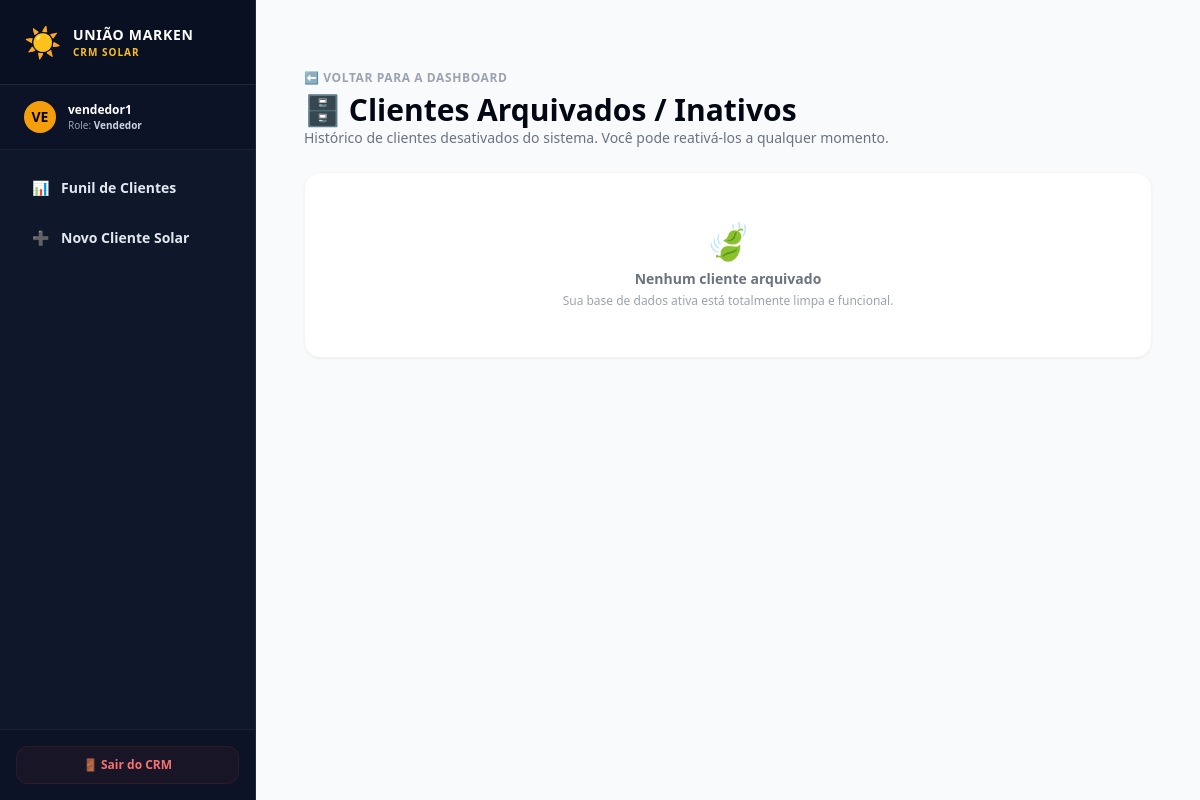
Page /crm/clientes/arquivados/ (signed in) on the committed database.
### apps/users/models.py (models this page shows, shortened)
class CustomUser(AbstractUser):
    class Role(models.TextChoices):
        ADMIN = 'ADMIN', 'Administrador'
        VENDEDOR = 'VENDEDOR', 'Vendedor'
    role = models.CharField(max_length=20, choices=Role.choices, default=Role.VENDEDOR)
    telefone = models.CharField(max_length=20, blank=True, null=True)
    is_active = models.BooleanField(default=True) # Soft Delete para Usuários
    class Meta:
        app_label = 'users'

### apps/crm/views.py (the view)
# urls.py: path('clientes/arquivados/', ClienteInativoListView.as_view(), name='cliente_inativo_list'),
class ClienteInativoListView(SolarAccessControlMixin, ListView):
    model = Cliente
    template_name = 'crm/cliente_inativo_list.html'
    context_object_name = 'clientes'
    def get_queryset(self):
        queryset = super().get_queryset().filter(is_active=False)
        if self.request.user.role != 'ADMIN':
            queryset = queryset.filter(vendedor=self.request.user)
        return queryset

### apps/users/mixins.py (called while the page is built)
    def get_queryset(self):
        queryset = super().get_queryset()
        user = self.request.user
        if hasattr(queryset.model, 'is_active'):
            if user.role != CustomUser.Role.ADMIN:
                queryset = queryset.filter(is_active=True)
        if user.role == CustomUser.Role.VENDEDOR:
            return queryset.filter(vendedor=user)
        elif user.role == CustomUser.Role.ADMIN:
            return queryset
        return queryset.none()

### templates/crm/cliente_inativo_list.html
{% extends 'base.html' %}
{% block content %}
<div class="max-w-6xl mx-auto px-4 py-8">
    <div class="flex justify-between items-center mb-6">
        <div>
            <a href="{% url 'crm:cliente_list' %}" class="text-xs font-bold text-gray-400 uppercase tracking-wider hover:text-gray-600">
                ⬅️ Voltar para a Dashboard
            </a>
            <h2 class="text-3xl font-extrabold text-gray-950 mt-1">🗄️ Clientes Arquivados / Inativos</h2>
            <p class="text-sm text-gray-500">Histórico de clientes desativados do sistema. Você pode reativá-los a qualquer momento.</p>
        </div>
    </div>
    <div class="bg-white rounded-2xl shadow-sm border border-gray-100 overflow-hidden">
        {% if clientes %}
        <div class="overflow-x-auto">
            <table class="w-full text-left border-collapse">
                <thead>
                    <tr class="bg-gray-50 border-b border-gray-100 text-xs font-bold text-gray-400 uppercase tracking-wider">
                        <th class="p-4">Nome do Cliente</th>
                        <th class="p-4">Telefone</th>
                        <th class="p-4">Cidade/UF</th>
                        <th class="p-4 text-right">Ações</th>
                    </tr>
                </thead>
                <tbody class="divide-y divide-gray-50 text-sm text-gray-700">
                    {% for cliente in clientes %}
                    <tr class="hover:bg-gray-50/70 transition-colors">
                        <td class="p-4 font-semibold text-gray-950">{{ cliente.nome }}</td>
                        <td class="p-4 text-gray-500">{{ cliente.telefone }}</td>
                        <td class="p-4 text-gray-500">{{ cliente.cidade }}/{{ cliente.estado }}</td>
                        <td class="p-4 text-right">
                            <form action="{% url 'crm:cliente_reativar' cliente.pk %}" method="POST" class="inline" onsubmit="return confirm('Deseja reativar a ficha deste cliente?');">
                                {% csrf_token %}
                                <button type="submit" class="bg-amber-50 hover:bg-amber-100 text-amber-700 border border-amber-200 font-semibold py-1.5 px-3 rounded-lg text-xs transition-colors shadow-sm">
                                    🔄 Reativar Ficha
                                </button>
                            </form>
                        </td>
                    </tr>
                    {% endfor %}
                </tbody>
            </table>
        </div>
        {% else %}
        <div class="text-center py-12 flex flex-col items-center justify-center">
            <span class="text-4xl mb-2">🍃</span>
            <p class="text-sm font-semibold text-gray-500">Nenhum cliente arquivado</p>
            <p class="text-xs text-gray-400 mt-1">Sua base de dados ativa está totalmente limpa e funcional.</p>
        </div>
        {% endif %}
    </div>
</div>
{% endblock %}

### templates/base.html (shortened to what this page needs)
<!DOCTYPE html>
<html lang="pt-br">
<head>
    <script src="https://cdn.tailwindcss.com"></script>
</head>
<body class="bg-gray-50 text-gray-900 antialiased font-sans">
    {% if user.is_authenticated %}
    <div class="min-h-screen flex flex-col md:flex-row">
        <aside class="w-full md:w-64 bg-slate-900 text-slate-200 flex flex-col border-r border-slate-800 shadow-xl">
            <div class="p-6 border-b border-slate-800 flex items-center gap-3 bg-slate-950/40">
                <span class="text-3xl">☀️</span>
                <div>
                    <h1 class="text-sm font-black tracking-wider text-white uppercase">União Marken</h1>
                    <p class="text-[10px] text-amber-400 font-bold uppercase tracking-widest">CRM Solar</p>
                </div>
            </div>
            <div class="px-6 py-4 border-b border-slate-800/60 bg-slate-950/20 flex items-center gap-3">
                <div class="w-8 h-8 rounded-full bg-amber-500 text-slate-950 flex items-center justify-center font-black text-sm uppercase">
                    {{ user.username|slice:":2" }}
                </div>
                <div class="overflow-hidden">
                    <p class="text-xs font-bold text-white truncate">{{ user.username }}</p>
                    <p class="text-[10px] text-slate-400 font-medium">Role: <span class="text-slate-300 font-semibold">{{ user.get_role_display }}</span></p>
                </div>
            </div>
            <nav class="flex-1 p-4 space-y-1.5">
                <a href="{% url 'crm:cliente_list' %}" class="flex items-center gap-3 px-4 py-3 text-sm font-semibold rounded-xl transition-all hover:bg-slate-800 hover:text-white ">
                    <span>📊</span> Funil de Clientes
                </a>
                <a href="{% url 'crm:cliente_create' %}" class="flex items-center gap-3 px-4 py-3 text-sm font-semibold rounded-xl transition-all hover:bg-slate-800 hover:text-white ">
                    <span>➕</span> Novo Cliente Solar
                </a>
            </nav>
            <div class="p-4 border-t border-slate-800/60 bg-slate-950/20">
                <form action="{% url 'logout' %}" method="POST" class="w-full">
                    <button type="submit" class="w-full flex items-center justify-center gap-2 px-4 py-2.5 text-xs font-bold text-red-400 hover:text-red-300 bg-red-500/5 hover:bg-red-500/10 rounded-xl transition-all border border-red-500/10">
                        🚪 Sair do CRM
                    </button>
                </form>
            </div>
        </aside>
        <main class="flex-1 min-w-0 bg-slate-50 overflow-y-auto">
            <div class="p-6 md:p-8">
                {% block content %}
                {% endblock content %}
            </div>
        </main>
    </div>
    {% else %}
    <div class="min-h-screen flex items-center justify-center bg-gray-50">
        {% block content_deslogado %}
        {% endblock content_deslogado %}
    </div>
    {% endif %}
</body>
</html>

### rows in the picture
CustomUser: username "VE", username "vendedor1", role "Vendedor"
